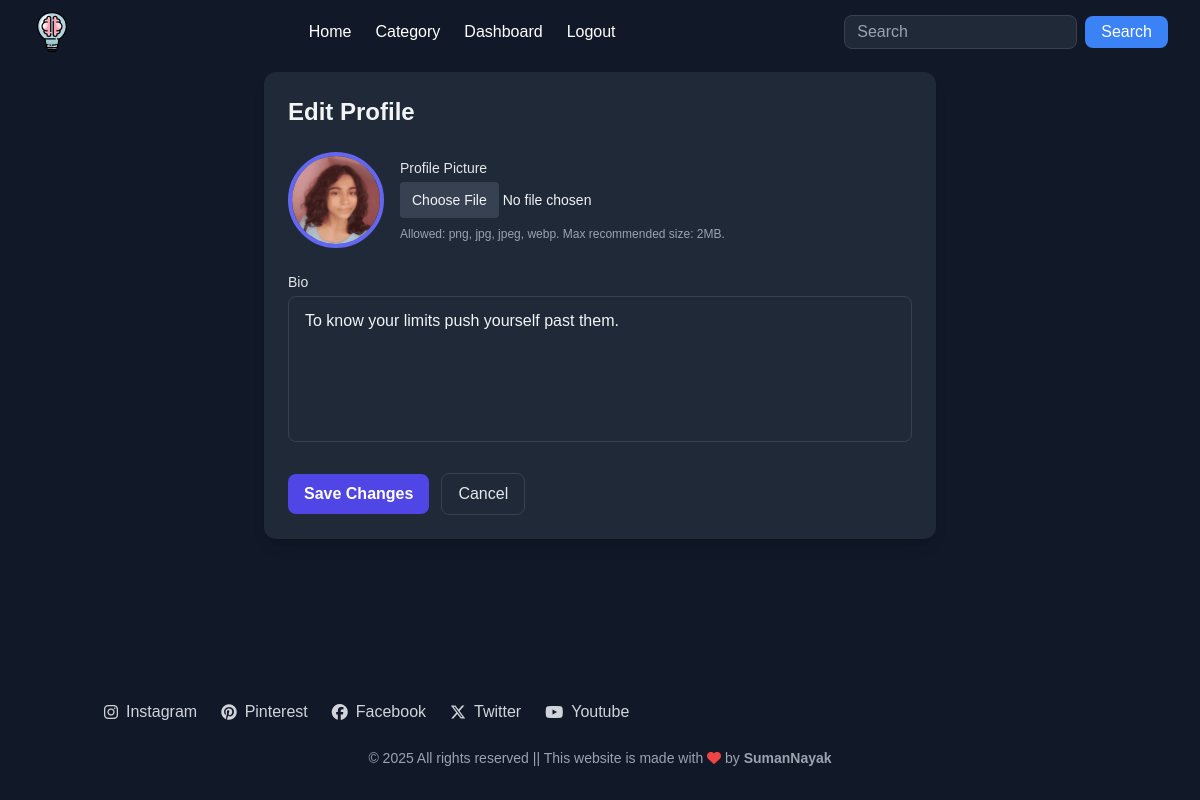
The app's page /auth/profile_edit/ (signed in), older data.
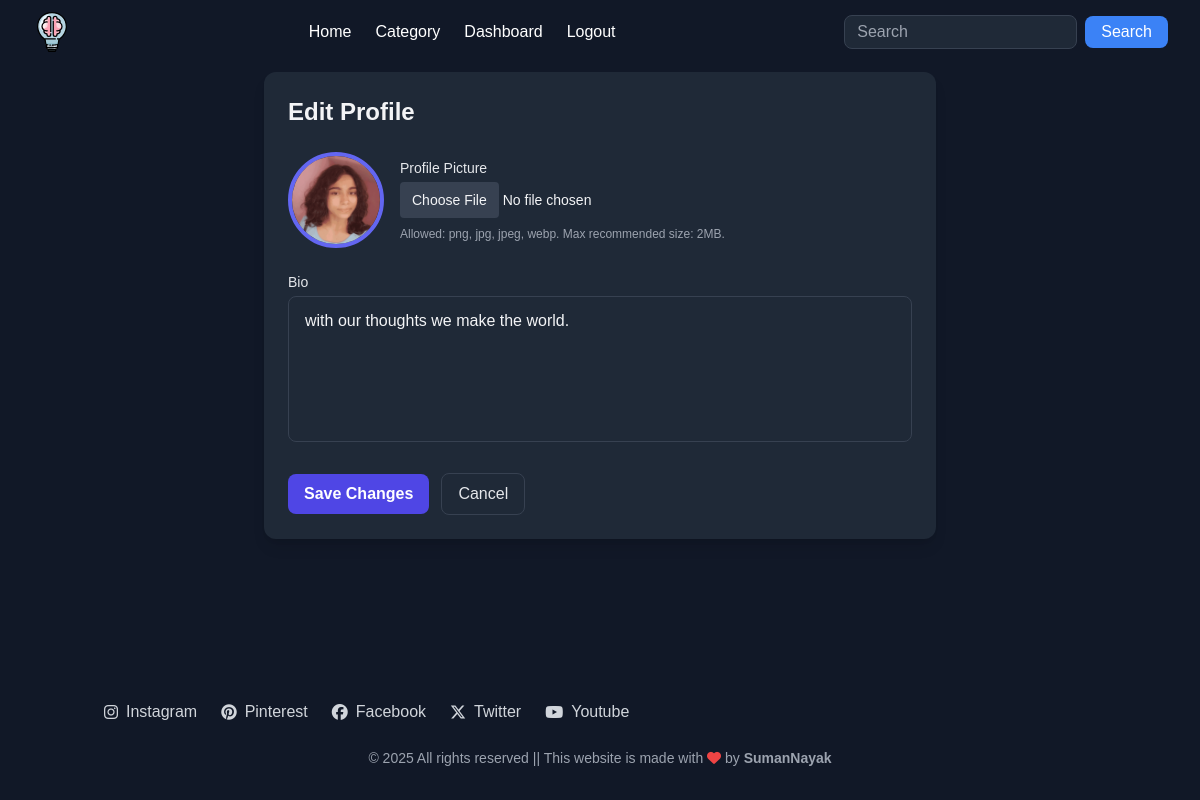
The same page, newer data.
### users/models.py (models this page shows, shortened)
class Profile(models.Model):
    author = models.OneToOneField(User,on_delete=models.CASCADE,related_name="profile")
    pic = models.ImageField(default='default.png',upload_to=get_pic_path,validators=[FileExtensionValidator(['png','jpg','jpeg','webp'])])
    bio = models.TextField(blank=True,null=True)

### users/views.py (the view)
# urls.py: path('profile_edit/', views.profile_edit, name='profile_edit'),
@login_required
def profile_edit(request):
    profile, created = Profile.objects.get_or_create(author=request.user)
    if request.method == "POST":
        form = ProfileForm(request.POST, request.FILES, instance=profile)
        if form.is_valid():
            form.save()
            messages.success(request, "Profile updated successfully.")
            return redirect("dashboard")  # change to your profile view name
        else:
            messages.error(request, "Please fix the errors below.")
    else:
        form = ProfileForm(instance=profile)
    return render(request, "profile_edit.html", {"form": form, "profile": profile})

### users/forms.py
class ProfileForm(forms.ModelForm):
    class Meta:
        model = Profile
        fields = ["pic", "bio"]
        widgets = {
            "bio": forms.Textarea(attrs={
                "class": "w-full px-4 py-3 rounded-lg bg-gray-800 text-gray-100 border border-gray-700 focus:outline-none focus:ring-2 focus:ring-indigo-500 resize-none",
                "placeholder": "Write a short bio...",
                "rows": 5,
            }),
            "pic": forms.FileInput(attrs={
                "class": "w-full text-sm file:bg-gray-700 file:text-gray-100 file:px-3 file:py-2 file:rounded file:border-0 file:cursor-pointer file:focus:outline-none",
                "id": "picUpload",
            }),
        }
    def __init__(self, *args, **kwargs):
        super().__init__(*args, **kwargs)
        for fieldname in ['bio', 'pic']:
            self.fields[fieldname].help_text = None

### templates/profile_edit.html (shortened to what this page needs)
{% extends 'base.html' %}
{% load static %}
{% block content %}
<div class="flex justify-center items-center mt-2">
<div class="w-full max-w-2xl bg-gray-800 rounded-xl p-6 shadow-lg text-gray-100">
    <h1 class="text-2xl font-bold mb-4">Edit Profile</h1>
    <form method="post" enctype="multipart/form-data" class="space-y-6">
      <div class="flex items-center space-x-4">
        <div class="w-24 h-24 rounded-full overflow-hidden border-4 border-indigo-500 flex-shrink-0">
          {% if profile.pic %}
            <img id="picPreview" src="{{ profile.pic.url }}" alt="{{ profile.author.username }}" class="w-full h-full object-cover">
          {% else %}
            <img id="picPreview" src="{% static 'img/default.png' %}" alt="default" class="w-full h-full object-cover">
          {% endif %}
        </div>
        <div class="flex-1">
          <label class="block text-sm font-medium text-gray-200 mb-1">Profile Picture</label>
          {{ form.pic }}
          <p class="text-xs text-gray-400 mt-2">Allowed: png, jpg, jpeg, webp. Max recommended size: 2MB.</p>
        </div>
      </div>
      <div>
        <label class="block text-sm font-medium text-gray-200 mb-1">Bio</label>
        {{ form.bio }}
      </div>
      <div class="flex items-center space-x-3">
        <button
          type="submit"
          class="px-4 py-2 bg-indigo-600 hover:bg-indigo-700 rounded-lg text-white font-semibold transition">
          Save Changes
        </button>
        <a href="{% url 'dashboard' %}"  class="px-4 py-2 rounded-lg border border-gray-700 text-gray-200 hover:bg-gray-700">
          Cancel
        </a>
      </div>
    </form>
  </div>
  </div>
{% endblock %}

Row changes from the older to the newer data that the page shows:
changed Profile: bio "To know your limits push yourself past them." → "with our thoughts we make the world."
